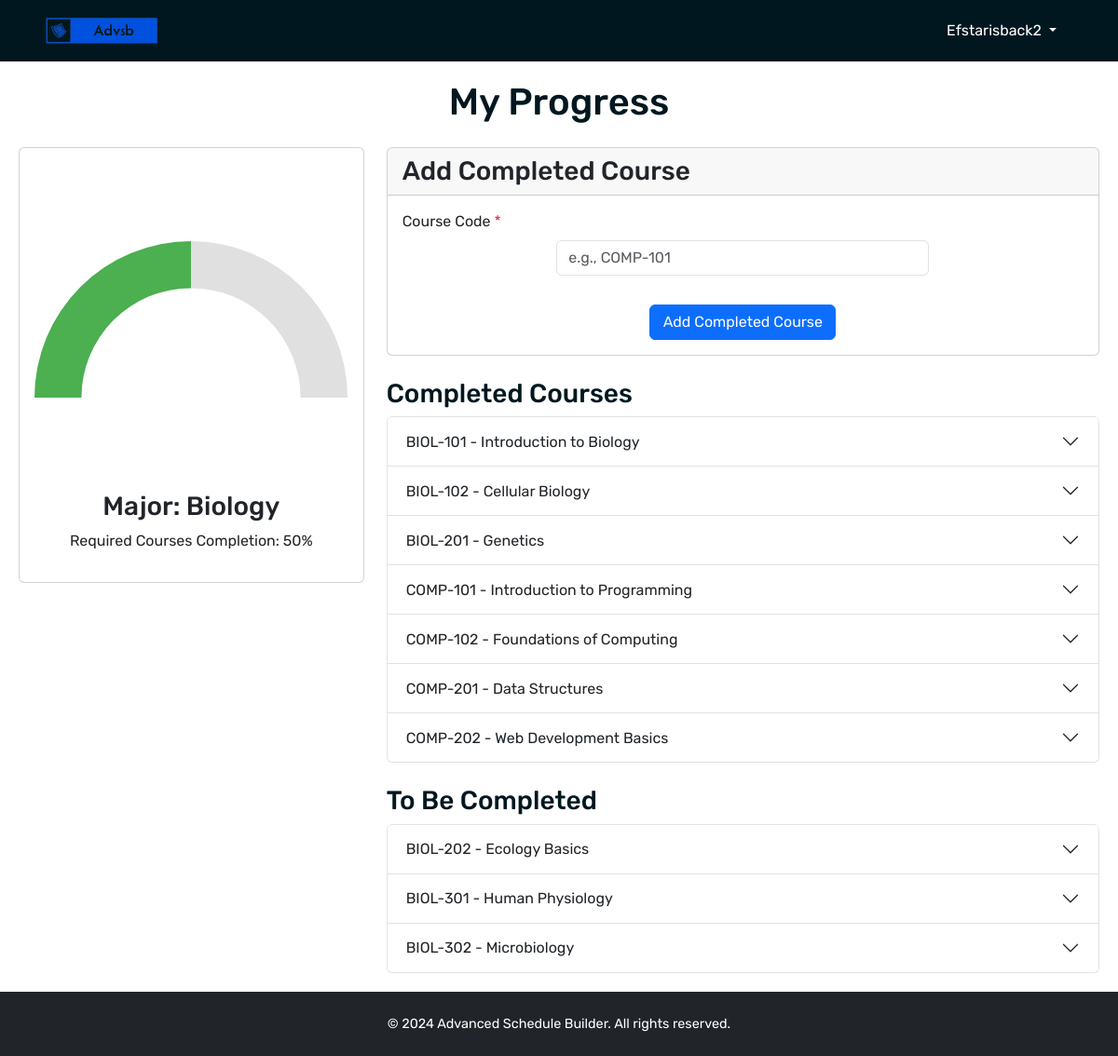
/myprogress.php (signed in), run on the app's committed database.
### tables this page shows
CREATE TABLE `degrees` (
  `degree_id` int(11) NOT NULL,
  `name` varchar(100) NOT NULL,
  `type` enum('Major','Minor') NOT NULL
);

CREATE TABLE `courses` (
  `course_code` varchar(50) NOT NULL,
  `course_name` varchar(255) NOT NULL,
  `course_description` text DEFAULT NULL
);

### public/myprogress.php (the view, shortened to what this page needs)
<?php
$pageCSS = [
    '../assets/css/global.css',
    '../assets/css/my_progress.css'
];
include '../includes/header.php';
$user_id = $_SESSION['user_id'];
$sql_degrees = "SELECT major_id, minor_id FROM students WHERE student_id = ?";
$stmt_degrees = $conn->prepare($sql_degrees);
$stmt_degrees->bind_param("i", $user_id);
$stmt_degrees->execute();
$stmt_degrees->bind_result($major_id, $minor_id);
$degrees = [];
$degree_labels = [];
if (!is_null($major_id)) {
    $degrees[] = $major_id;
    $degree_labels[] = "Major";
}
$placeholders = implode(',', array_fill(0, count($degrees), '?'));
$sql_degree_names = "SELECT degree_id, name, type FROM degrees WHERE degree_id IN ($placeholders)";
$stmt_degree_names = $conn->prepare($sql_degree_names);
$types = str_repeat('i', count($degrees));
$stmt_degree_names->bind_param($types, ...$degrees);
$stmt_degree_names->execute();
$res_degree_names = $stmt_degree_names->get_result();
$degree_info = array();
while ($row = $res_degree_names->fetch_assoc()) {
    $degree_info[$row['degree_id']] = [
        'name' => $row['name'],
        'type' => $row['type']
    ];
}
$sql_degree_courses = "SELECT degree_id, course_code FROM degree_courses WHERE degree_id IN ($placeholders)";
$stmt_degree_courses = $conn->prepare($sql_degree_courses);
$stmt_degree_courses->bind_param($types, ...$degrees);
$stmt_degree_courses->execute();
$res_degree_courses = $stmt_degree_courses->get_result();
$required_courses = array();
$courses_to_fetch = array();
while ($row = $res_degree_courses->fetch_assoc()) {
    $required_courses[$row['degree_id']][] = $row['course_code'];
    $courses_to_fetch[] = $row['course_code'];
}
$sql_completed = "
    SELECT c.course_code, c.course_name, c.course_description
    FROM coursescompleted cc
    JOIN courses c ON cc.course_code = c.course_code
    WHERE cc.student_id = ?
    ORDER BY c.course_code
";
$stmt_completed = $conn->prepare($sql_completed);
$stmt_completed->bind_param("i", $user_id);
$stmt_completed->execute();
$res_completed = $stmt_completed->get_result();
$completedCourses = array();
$all_completed_course_details = array();
while ($row = $res_completed->fetch_assoc()) {
    $completedCourses[] = strtoupper($row['course_code']);
    $all_completed_course_details[strtoupper($row['course_code'])] = $row;
}
$course_details = array();
if (!empty($courses_to_fetch)) {
    $placeholders_courses = implode(',', array_fill(0, count($courses_to_fetch), '?'));
    $sql_courses = "SELECT course_code, course_name, course_description FROM courses WHERE course_code IN ($placeholders_courses)";
    $stmt_courses = $conn->prepare($sql_courses);
    $types_courses = str_repeat('s', count($courses_to_fetch));
    $stmt_courses->bind_param($types_courses, ...$courses_to_fetch);
    $stmt_courses->execute();
    $res_courses = $stmt_courses->get_result();
    while ($row = $res_courses->fetch_assoc()) {
        $course_details[$row['course_code']] = $row;
    }
}
$degree_progress = array();
$to_be_completed_course_details = array();
foreach ($degrees as $index => $degree_id) {
    $degree_name = $degree_info[$degree_id]['name'];
    $degree_type = $degree_info[$degree_id]['type'];
    $degree_label = $degree_labels[$index];
    $required = $required_courses[$degree_id] ?? [];
    $total_required = count($required);
    $completed_required = array_intersect($required, $completedCourses);
    $completed_required_count = count($completed_required);
    $progress_percentage = ($total_required > 0) ? round(($completed_required_count / $total_required) * 100, 2) : 0;
    $degree_progress[$degree_id] = [
        'name' => $degree_name,
        'type' => $degree_type,
        'label' => $degree_label,
        'completed_count' => $completed_required_count,
        'total_required' => $total_required,
        'progress' => $progress_percentage
    ];
    foreach ($required as $course_code) {
        if (!in_array($course_code, $completedCourses)) {
            $to_be_completed_course_details[$course_code] = $course_details[$course_code];
        }
    }
}
?>
<div class="main-content myprogress-container">
    <h1 class="mb-4">My Progress</h1>
    <div class="row">
        <div class="col-md-4 mb-4">
            <?php foreach ($degrees as $index => $degree_id): ?>
                <div class="card text-center mb-4">
                    <div class="card-body">
                        <canvas id="progressChart_<?php echo $degree_id; ?>" width="200" height="200"></canvas>
                        <h3 class="mt-3"><?php echo htmlspecialchars($degree_progress[$degree_id]['label'] . ": " . $degree_progress[$degree_id]['name']); ?></h3>
                        <p>Required Courses Completion: <?php echo $degree_progress[$degree_id]['progress']; ?>%</p>
                    </div>
                </div>
            <?php endforeach; ?>
        </div>
        <div class="col-md-8">
            <div class="card mb-4">
                <div class="card-header">
                    <h3>Add Completed Course</h3>
                </div>
                <div class="card-body">
                    <form action="../api/handle_progress.php" method="POST" class="add-course-form" autocomplete="off">
                        <div class="mb-3 position-relative">
                            <label for="course_code" class="form-label">Course Code <span class="text-danger">*</span></label>
                            <input type="text" class="form-control" id="course_code" name="course_code" placeholder="e.g., COMP-101" required>
                        </div>
                        <button type="submit" class="btn btn-primary">Add Completed Course</button>
                    </form>
                </div>
            </div>
            <h3>Completed Courses</h3>
            <?php if (!empty($all_completed_course_details)): ?>
                <div class="accordion mb-4" id="completedCoursesAccordion">
                    <?php foreach ($all_completed_course_details as $index => $course): ?>
                        <div class="accordion-item">
                            <h2 class="accordion-header" id="headingCompleted<?php echo $index; ?>">
                                <button class="accordion-button collapsed" type="button" data-bs-toggle="collapse" data-bs-target="#collapseCompleted<?php echo $index; ?>" aria-expanded="false" aria-controls="collapseCompleted<?php echo $index; ?>">
                                    <?php echo htmlspecialchars($course['course_code'] . ' - ' . $course['course_name']); ?>
                                </button>
                            </h2>
                        </div>
                    <?php endforeach; ?>
                </div>
            <?php else: ?>
                <p>You haven't completed any required courses yet.</p>
            <?php endif; ?>
            <h3>To Be Completed</h3>
            <?php if (!empty($to_be_completed_course_details)): ?>
                <div class="accordion" id="toBeCompletedCoursesAccordion">
                    <?php foreach ($to_be_completed_course_details as $index => $course): ?>
                        <div class="accordion-item">
                            <h2 class="accordion-header" id="headingToBeCompleted<?php echo $index; ?>">
                                <button class="accordion-button collapsed" type="button" data-bs-toggle="collapse" data-bs-target="#collapseToBeCompleted<?php echo $index; ?>" aria-expanded="false" aria-controls="collapseToBeCompleted<?php echo $index; ?>">
                                    <?php echo htmlspecialchars($course['course_code'] . ' - ' . $course['course_name']); ?>
                                </button>
                            </h2>
                        </div>
                    <?php endforeach; ?>
                </div>
            <?php else: ?>
                <p>All required courses completed!</p>
            <?php endif; ?>
        </div>
    </div>
</div>
<script>
    document.addEventListener('DOMContentLoaded', function () {
        for (const [degree_id, degree] of Object.entries(degreeProgressData)) {
            const ctx = document.getElementById(`progressChart_${degree_id}`).getContext('2d');
            const completed = degree.completed_count;
            const total = degree.total_required;
            const progress = degree.progress;
            const data = {
                labels: ['Completed', 'Remaining'],
                datasets: [{
                    data: [completed, total - completed],
                    backgroundColor: ['#4caf50', '#e0e0e0'],
                    borderWidth: 0
                }]
            };
            const options = {
                cutout: '70%',
                rotation: -90,
                circumference: 180,
                plugins: {
                    legend: {
                        display: false
                    },
                    tooltip: {
                        enabled: false
                    },
                    // Custom plugin to display percentage in the center
                    beforeDraw: function(chart) {
                        const width = chart.width,
                              height = chart.height,
                              ctx = chart.ctx;
                        ctx.restore();
                        const fontSize = (height / 114).toFixed(2);
                        ctx.font = fontSize + "em sans-serif";
                        ctx.textBaseline = "middle";
                        const text = `${progress}%`,
                              textX = Math.round((width - ctx.measureText(text).width) / 2),
                              textY = height / 1.5;
                        ctx.fillText(text, textX, textY);
                        ctx.save();
                    }
                }
            };
            new Chart(ctx, {
                type: 'doughnut',
                data: data,
                options: options
            });
        }
    });
</script>
<?php
include '../includes/footer.php';
?>

### includes/header.php (shortened to what this page needs)
<?php
include_once 'config.php';
function getUserDetails($conn, $user_id) {
    $stmt = $conn->prepare("SELECT username FROM students WHERE student_id = ? LIMIT 1");
    $details = ['username' => ''];
    if ($stmt) {
        $stmt->bind_param("i", $user_id);
        $stmt->execute();
        $stmt->bind_result($details['username']);
    }
    return $details;
}
$user_details = isset($_SESSION['user_id']) ? getUserDetails($conn, $_SESSION['user_id']) : null;
?>
<!DOCTYPE html>
<html lang="en">
<head>
    <link href="https://cdn.jsdelivr.net/npm/bootstrap@5.3.0/dist/css/bootstrap.min.css" rel="stylesheet">
    <link href="https://cdn.jsdelivr.net/npm/bootstrap-icons@1.10.5/font/bootstrap-icons.css" rel="stylesheet">
    <link href="https://cdnjs.cloudflare.com/ajax/libs/aos/2.3.4/aos.css" rel="stylesheet">
    <link href="../assets/css/global.css" rel="stylesheet">
    <?php
        if (isset($pageCSS) && is_array($pageCSS)) {
            foreach ($pageCSS as $css) {
                echo '<link href="' . htmlspecialchars($css) . '" rel="stylesheet">';
            }
        }
    ?>
</head>
<body>
<nav class="navbar navbar-expand-lg navbar-dark">
    <div class="container">
        <a class="navbar-brand" href="index.php">
            <img src="../assets/images/logo.png" alt="Logo" height="40">
        </a>
        <div class="collapse navbar-collapse justify-content-end" id="navbarNav">
            <ul class="navbar-nav">
                <?php if (isset($_SESSION['user_id'])): ?>
                    <li class="nav-item dropdown">
                        <a class="nav-link dropdown-toggle px-4 text-white" href="#" id="navbarDropdown" role="button" data-bs-toggle="dropdown" aria-expanded="false">
                            <?php echo htmlspecialchars($user_details['username']); ?>
                        </a>
                    </li>
                <?php else: ?>
                    <li class="nav-item">
                        <a class="nav-link btn btn-primary text-white px-4" href="login.php">Login</a>
                    </li>
                <?php endif; ?>
            </ul>
        </div>
    </div>
</nav>

### includes/footer.php (shortened to what this page needs)
<footer class="footer bg-dark text-white py-4">
    <div class="container text-center">
        <p class="mb-0">© <?php echo date('Y'); ?> Advanced Schedule Builder. All rights reserved.</p>
    </div>
</footer>
</body>
</html>

### assets/css/global.css (style rules this page uses)
html, body { margin: 0; padding: 0; height: 100%; }
body { font-family: 'Rubik', sans-serif; color: #00171F; min-height: 100vh; background: #ffffff; display: flex; flex-direction: column; }
.main-content { flex: 1 0 auto; }
a { color: inherit; text-decoration: none; }
.navbar { background-color: #00171F; }
.navbar .navbar-brand img { height: 40px; }
.footer { background: #00171F; color: #ffffff; font-size: 0.9em; flex-shrink: 0; }

### assets/css/my_progress.css (style rules this page uses)
.myprogress-container { padding: 20px; }
.myprogress-container h1 { text-align: center; margin-bottom: 30px; }
.add-course-form { display: flex; flex-direction: column; }
.add-course-form .form-control { max-width: 400px; margin: 0 auto; }
.add-course-form button { width: 200px; align-self: center; margin-top: 15px; }
.accordion-button { cursor: pointer; }
.card-header h3 { margin: 0; }

### data on the page
degrees: type+name "Major: Biology"
courses: course_code+course_name "BIOL-101 - Introduction to Biology"
courses: course_code+course_name "BIOL-102 - Cellular Biology"
courses: course_code+course_name "BIOL-201 - Genetics"
courses: course_code+course_name "COMP-101 - Introduction to Programming"
courses: course_code+course_name "COMP-102 - Foundations of Computing"
courses: course_code+course_name "COMP-201 - Data Structures"
courses: course_code+course_name "COMP-202 - Web Development Basics"
courses: course_code+course_name "BIOL-202 - Ecology Basics"
courses: course_code+course_name "BIOL-301 - Human Physiology"
courses: course_code+course_name "BIOL-302 - Microbiology"

### other printed values
$user_details['username'] "Efstarisback2"
$degree_progress[$degree_id]['progress'] "50"
